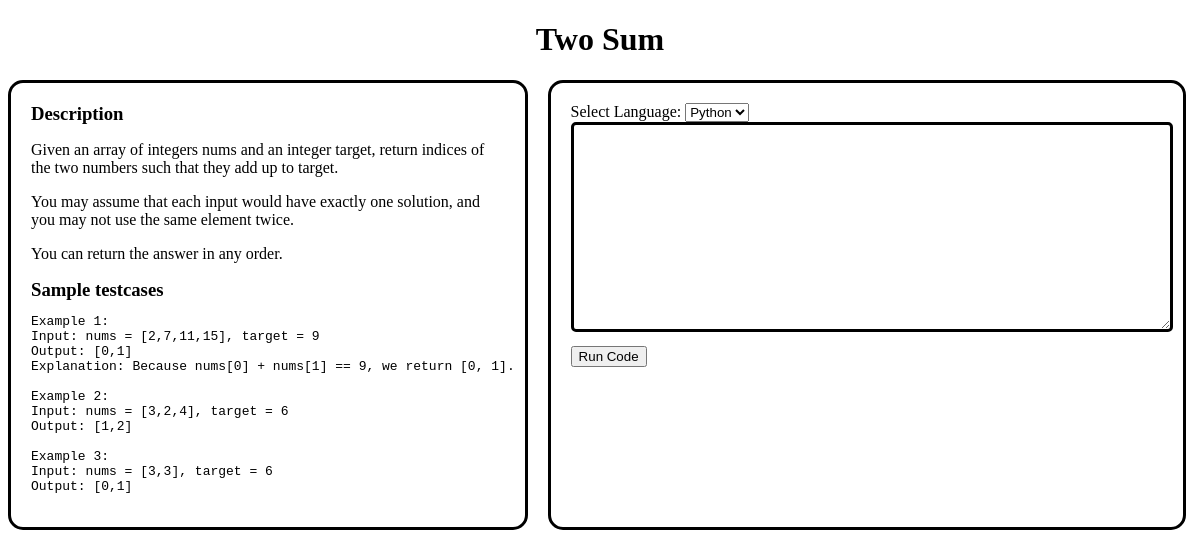
The page /problems/2/ on the database its author committed.
### problems/models.py (models this page shows, shortened)
class Problem(models.Model):
    title = models.CharField(max_length=255)
    description = models.TextField()
    sample_testcases = models.TextField()
    python_code_prefix = models.TextField(blank=True, null=True)  # Allow blank/null
    python_function_signature = models.TextField(blank=True, null=True)
    python_main = models.TextField(blank=True, null=True)
    cpp_code_prefix = models.TextField(blank=True, null=True)
    cpp_function_signature = models.TextField(blank=True, null=True)
    cpp_main = models.TextField(blank=True, null=True)
    java_code_prefix = models.TextField(blank=True, null=True)
    java_function_signature = models.TextField(blank=True, null=True)
    java_main = models.TextField(blank=True, null=True)

### problems/views.py (the view, shortened to what this page needs)
# urls.py: path('problems/<int:problem_id>/', views.problem_details, name='problem_details'),
def problem_details(request, problem_id):
    problem = get_object_or_404(Problem, id=problem_id)
    results = []
    code = ""
    language = "python"
    return render(request, 'problems/problem_details.html', {
        'problem': problem,
        'results': results,
        'code': code,
        'language': language
    })

### problems/templates/problems/problem_details.html (shortened to what this page needs)
<!DOCTYPE html>
<html lang="en">
<head>
</head>
<body>
    <h1>{{ problem.title }}</h1>
    <div class="container">
        <div class="left">
            <h3>Description</h3>
            <p>{{ problem.description|linebreaks }}</p>
            <h3>Sample testcases</h3>
            <pre>{{ problem.sample_testcases }}</pre>
        </div>
        <div class="right">
            <form method="POST">
                <label for="language">Select Language:</label>
                <select name="language" id="language">
                    <option value="python" {% if language == "python" %}selected{% endif %}>Python</option>
                </select>
                <textarea name="code" id="code">{{ code }}</textarea>
                <button type="submit">Run Code</button>
            </form>
        </div>
    </div>
</body>
</html>

### problems/templates/problems/problem_details.html (style rules this page uses)
.container { display: flex; gap: 20px; }
.left { width: 40%; border: solid black; border-radius: 15px; padding: 20px; }
.right { width: 50%; border: solid black; border-radius: 15px; padding: 20px; }
textarea { width: 100%; height: 200px; border: solid black; border-radius: 5px; }
button { margin-top: 10px; }
h3 { margin: 0; }
h1 { text-align: center; }

### rows shown on the page
Problem: title "Two Sum", description "Given an array of integers nums and an integer target, return indices of the two numbers such that they add up to target. You may assume that each input would have exactly one solution, and you may not use the same element twice. You can return the answer in any order.", sample_testcases "Example 1: Input: nums = [2,7,11,15], target = 9 Output: [0,1] Explanation: Because nums[0] + nums[1] == 9, we return [0, 1]. Example 2: Input: nums = [3,2,4], target = 6 Output: [1,2] Example 3: Input: nums = [3,3], target = 6 Output: [0,1]"
